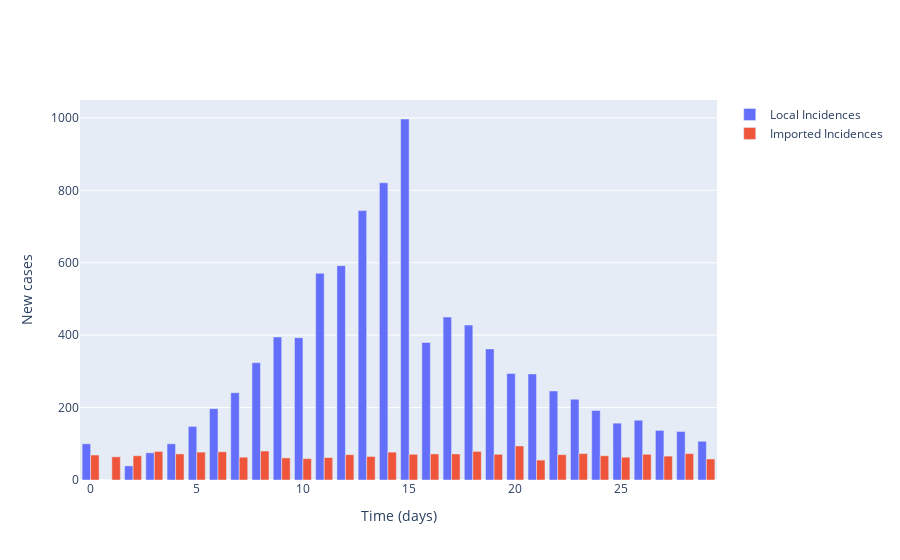

The notebook cell this image was saved under:
### Markdown cell above
## Plot local incidence numbers and imported cases

### Code cell
# Plot (bar chart cases each day)
fig = go.Figure()

# Plot of incidences
fig.add_trace(
    go.Bar(
        x=times,
        y=locally_infected_cases,
        name='Local Incidences'
    )
)

fig.add_trace(
    go.Bar(
        x=times,
        y=imported_cases,
        name='Imported Incidences'
    )
)

# Add axis labels
fig.update_layout(
    xaxis_title='Time (days)',
    yaxis_title='New cases'
)

fig.show()

### Figure 1 — Plotly figure (JSON) as saved in the notebook; plotly's stock layout.template omitted (floating-point values rounded to 4 significant figures)
{"data": [{"name": "Local Incidences", "type": "bar", "x": [0, 1, 2, 3, 4, 5, 6, 7, 8, 9, 10, 11, 12, 13, 14, 15, 16, 17, 18, 19, 20, 21, 22, 23, 24, 25, 26, 27, 28, 29], "y": [100, 0, 39, 75, 100, 148, 197, 241, 324, 395, 393, 571, 592, 744, 821, 997, 380, 450, 428, 362, 294, 293, 246, 223, 192, 157, 165, 137, 134, 107]}, {"name": "Imported Incidences", "type": "bar", "x": [0, 1, 2, 3, 4, 5, 6, 7, 8, 9, 10, 11, 12, 13, 14, 15, 16, 17, 18, 19, 20, 21, 22, 23, 24, 25, 26, 27, 28, 29], "y": [69, 64, 67, 79, 72, 77, 78, 63, 80, 61, 59, 62, 70, 65, 77, 71, 72, 72, 79, 71, 94, 55, 70, 73, 67, 63, 71, 66, 73, 58]}], "layout": {"xaxis": {"title": {"text": "Time (days)"}}, "yaxis": {"title": {"text": "New cases"}}}}
